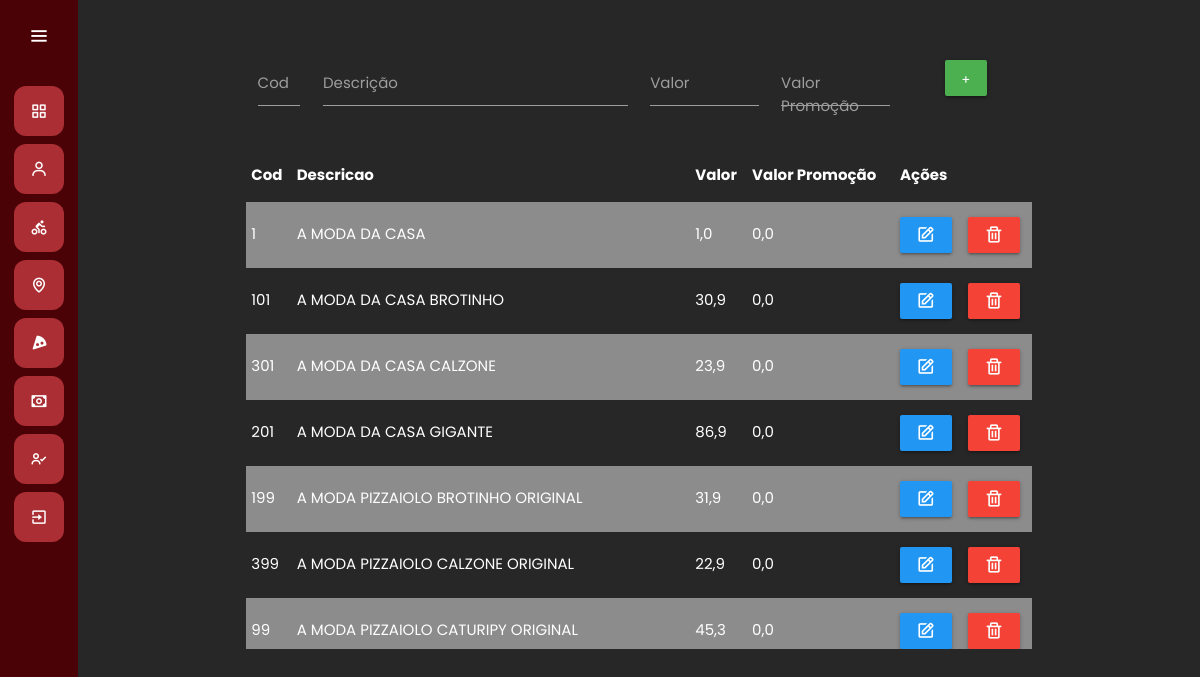
/produtos/, run on the app's committed database.
### produtos/models.py (models this page shows, shortened)
class Produtos(models.Model):
    codigo = models.IntegerField()
    descricao = models.CharField(max_length=50)
    valor = models.FloatField()
    valor_prom = models.FloatField(null=True, blank=True)

### produtos/views.py (the view)
# urls.py: path('produtos/', include('produtos.urls')),
def produtos(request):
    if request.method == "GET":
        produtos_list = Produtos.objects.all().order_by('descricao')
        return render(request, 'produtos.html', {'produtos': produtos_list})

### produtos/templates/produtos.html (shortened to what this page needs)
{% extends 'base.html' %}
{% load static %}
{% block 'head' %}
    <link rel="stylesheet" href="{% static 'produtos/css/produtos.css' %}">
{% endblock %}
{% block 'dashboard' %}
    <div class="container">
        <br><br>
        <div class="row">
            <div class="input-field col s4 m1">
                <input name="txt_codigo" id="txt_codigo" type="number" onblur="buscar_produto()" onfocus="clear_fields()">
                <label for="txt_codigo">Cod</label>
            </div>
            <div class="input-field col s8 m5">
                <input name="txt_descricao" id="txt_descricao" type="text" >
                <label for="txt_descricao">Descrição</label>
            </div>
            <div class="input-field col s5 m2">
                <input name="txt_valor" id="txt_valor" type="text" >
                <label for="txt_valor">Valor</label>
            </div>
            <div class="input-field col s5 m2">
                <input name="txt_valorprom" id="txt_valorprom" type="text" >
                <label for="txt_valorprom">Valor Promoção</label>
            </div>
            <div class="input-field col s2 m2 center">
                <button class="btn green" id="add_produto" onclick="Salvar()">+</button>
            </div>
        </div>
        <div class="row" style="height: 500px; overflow: scroll;">
            <table class="striped highlight responsive-table" id="table" >
                <thead>
                    <tr>
                        <th onclick="ordenar(1)" style="cursor: pointer;">Cod</th>
                        <th onclick="ordenar(2)"  style="cursor: pointer;">Descricao</th>
                        <th>Valor</th>
                        <th>Valor Promoção</th>
                        <th>Ações</th>
                        <th></th>
                    </tr>
                  </thead>
                  <tbody id="tbody">
                      {% for produto in produtos %}
                          <tr id="{{produto.id}}">
                              <td>{{produto.codigo}}</td>
                              <td>{{produto.descricao}}</td>
                              <td>{{produto.valor}}</td>
                              <td>{{produto.valor_prom}}</td>
                              <td>
                                <button onclick="alterar_produto('{{produto.id}}')" value="{{produto.id}}" id="alterar_produto" class="btn blue"><i class='bx bx-edit' ></i></button>
                              </td>
                              <td>
                                <button onclick="deletar_produto('{{produto.id}}')" value="{{produto.id}}" id="deletar_produto" class="btn red"><i class='bx bx-trash' ></i></button>
                              </td>
                          </tr>
                      {% endfor %}
                  </tbody>
                </table>
        </div>
    </div>
    <br>
{% endblock %}

### templates/static/general/css/base.css (style rules this page uses)
* { margin: 0; padding: 0; box-sizing: border-box; font-family: "Poppins" , sans-serif; }

### templates/static/general/css/general.css (style rules this page uses)
:root { --main-color: #ab2e34; --dark-color: #4a0207; --light-color: #ffc27f; --contrast-color: #f88863; --differential-color: #ffe29a; }

### templates/static/produtos/css/produtos.css (style rules this page uses)
input, textarea, select { color: #FFF; }
input[type=number] { -moz-appearance: textfield; appearance: textfield; }

### data on the page
Produtos: codigo "1", descricao "A MODA DA CASA", valor "1,0", valor_prom "0,0", {{ produto.id }} 439 (drawn)
Produtos: codigo "101", descricao "A MODA DA CASA BROTINHO", valor "30,9", valor_prom "0,0", {{ produto.id }} 532 (drawn)
Produtos: codigo "301", descricao "A MODA DA CASA CALZONE", valor "23,9", valor_prom "0,0", {{ produto.id }} 718 (drawn)
Produtos: codigo "201", descricao "A MODA DA CASA GIGANTE", valor "86,9", valor_prom "0,0", {{ produto.id }} 626 (drawn)
Produtos: codigo "199", descricao "A MODA PIZZAIOLO BROTINHO ORIGINAL", valor "31,9", valor_prom "0,0", {{ produto.id }} 624 (drawn)
Produtos: codigo "399", descricao "A MODA PIZZAIOLO CALZONE ORIGINAL", valor "22,9", valor_prom "0,0", {{ produto.id }} 808 (drawn)
Produtos: codigo "99", descricao "A MODA PIZZAIOLO CATURIPY ORIGINAL", valor "45,3", valor_prom "0,0", {{ produto.id }} 530 (drawn)
